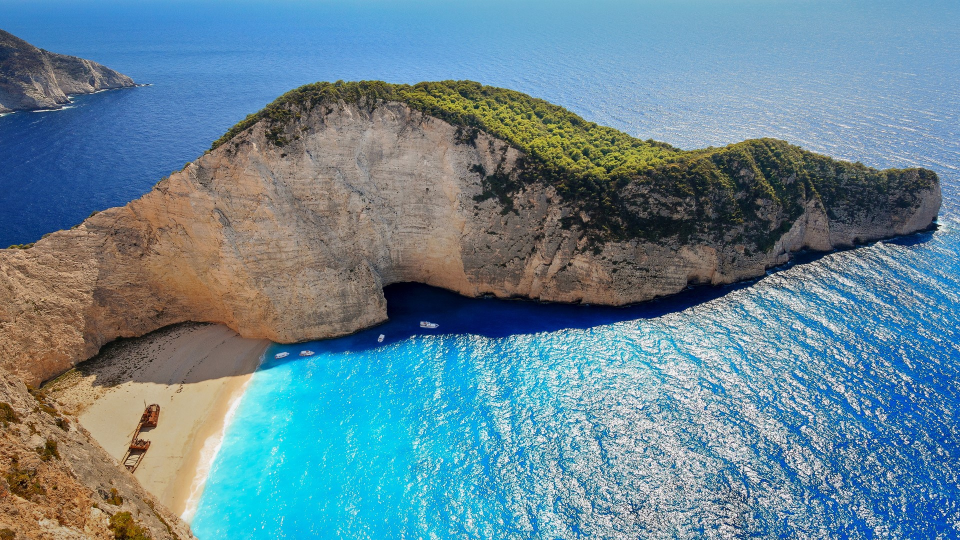
#> input picture Exercises/island.jpg, 1920 x 1080 px (shown at 1/2 size)
$ python week4.py
#> lines starting #> are read from the running program, lines starting #| are printed output that depends on the picture
import numpy as np
import cv2 as cv
from matplotlib import pyplot as plt

def SubLaplacian(Img):
    gN0 = cv.GaussianBlur(Img, (3,3), 1)
    gN = gN0[::2, ::2]
    gN0 = gN.repeat(2, axis=0).repeat(2, axis=1)
    print(gN0[0])
    print(Img[0])
    L = Img - gN0
    print(L[0])
    return L, gN

#Laplacian three times
def MyLaplacian(Img):
    L1, gN = SubLaplacian(Img)
    L2, gN = SubLaplacian(gN)
    L3, gN = SubLaplacian(gN)
    return L1, L2, L3, gN

def MyRecon(L1, L2, L3, gN):
    gN = gN.repeat(2, axis=0).repeat(2, axis=1) + L3
    gN = gN.repeat(2, axis=0).repeat(2, axis=1) + L2
    Img = gN.repeat(2, axis=0).repeat(2, axis=1) + L1
    return Img

if __name__ == '__main__':
    Img = cv.imread('island.jpg', cv.IMREAD_COLOR)
#> Img is the input picture: shape (1080, 1920, 3); mean B, G, R 148.3, 133.7, 101.4
    L1, L2, L3, gN = MyLaplacian(Img)
#> (printed output is left out)
#> (printed output is left out)
#> in SubLaplacian, `L = Img - gN0`:
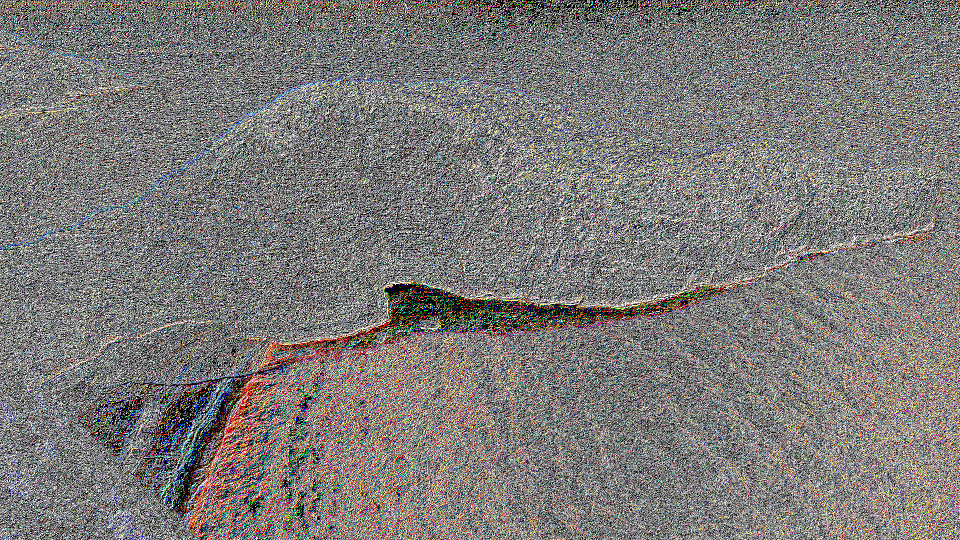
#> L: shape (1080, 1920, 3) (shown at 1/2 size); mean B, G, R 120.1, 121.9, 124.3
#> (printed output is left out)
#> in SubLaplacian (call 2), `gN = gN0[::2, ::2]`:
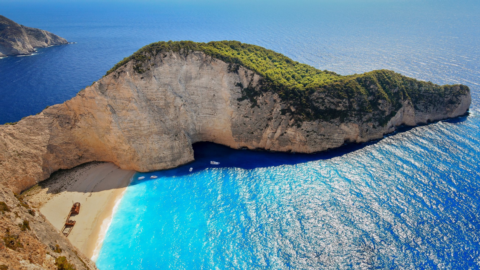
#> gN: shape (270, 480, 3); mean B, G, R 148.2, 133.7, 101.4
#> (printed output is left out)
#> (printed output is left out)
#> in SubLaplacian (call 2), `L = Img - gN0`:
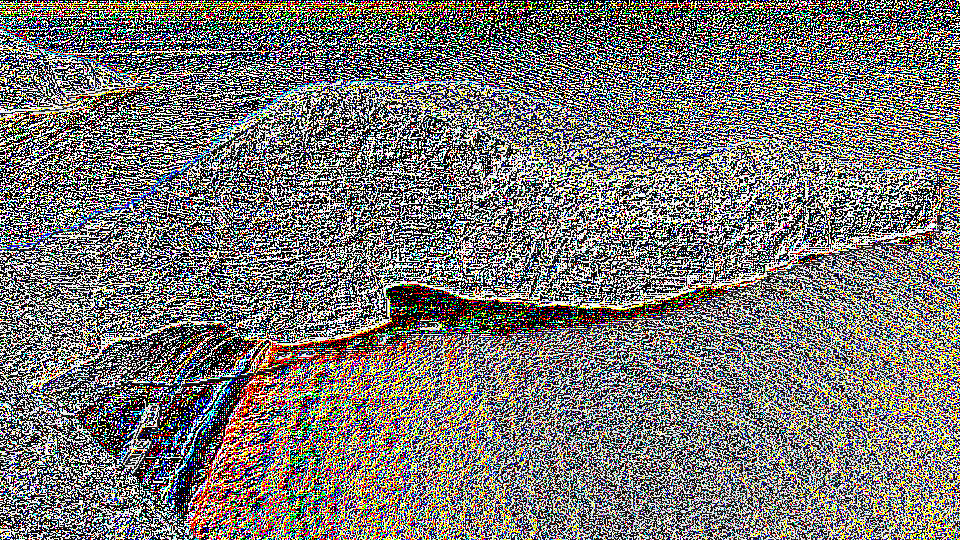
#> L: shape (540, 960, 3); mean B, G, R 115.9, 119.3, 121.1
#> (printed output is left out)
#> in SubLaplacian (call 3), `gN0 = cv.GaussianBlur(Img, (3,3), 1)`:
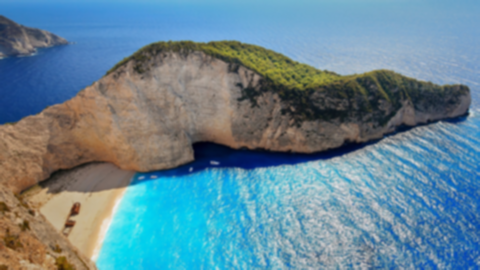
#> gN0: shape (270, 480, 3); mean B, G, R 148.2, 133.6, 101.4
#> in SubLaplacian (call 3), `gN = gN0[::2, ::2]`:
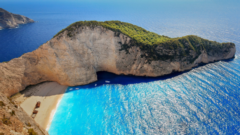
#> gN: shape (135, 240, 3); mean B, G, R 148.2, 133.6, 101.5
#> in SubLaplacian (call 3), `gN0 = gN.repeat(2, axis=0).repeat(2, axis=1)`:
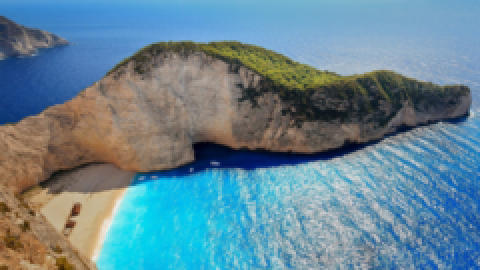
#> gN0: shape (270, 480, 3); mean B, G, R 148.2, 133.6, 101.5
#> (printed output is left out)
#> (printed output is left out)
#> in SubLaplacian (call 3), `L = Img - gN0`:
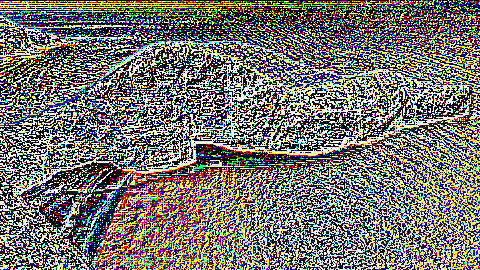
#> L: shape (270, 480, 3); mean B, G, R 110.8, 115.7, 117.6
#> (printed output is left out)
    Img_Recon = MyRecon(L1, L2, L3, gN)
    result = Img - Img_Recon
#> result: shape (1080, 1920, 3); every value is 0
    print("L1")
    print(L1)
#> (printed output is left out)
    print("L2")
    print(L2)
#> (printed output is left out)
    print("L3")
    print(L3)
#> (printed output is left out)
    print("result")
    print(result)
#> (printed output is left out)

"""
    plt.subplot(151), plt.imshow(cv.cvtColor(Img, cv.COLOR_BGR2RGB))
    plt.title('Original Image'), plt.xticks([]), plt.yticks([])

    plt.subplot(152), plt.imshow(cv.cvtColor(L1, cv.COLOR_BGR2RGB))
    plt.title('L1 Image'), plt.xticks([]), plt.yticks([])

    plt.subplot(153), plt.imshow(cv.cvtColor(L2, cv.COLOR_BGR2RGB))
    plt.title('L2 Image'), plt.xticks([]), plt.yticks([])

    plt.subplot(154), plt.imshow(cv.cvtColor(L3, cv.COLOR_BGR2RGB))
    plt.title('L3 Image'), plt.xticks([]), plt.yticks([])

    plt.subplot(155), plt.imshow(cv.cvtColor(gN, cv.COLOR_BGR2RGB))
    plt.title('Generated Image'), plt.xticks([]), plt.yticks([])

    plt.show()
"""
